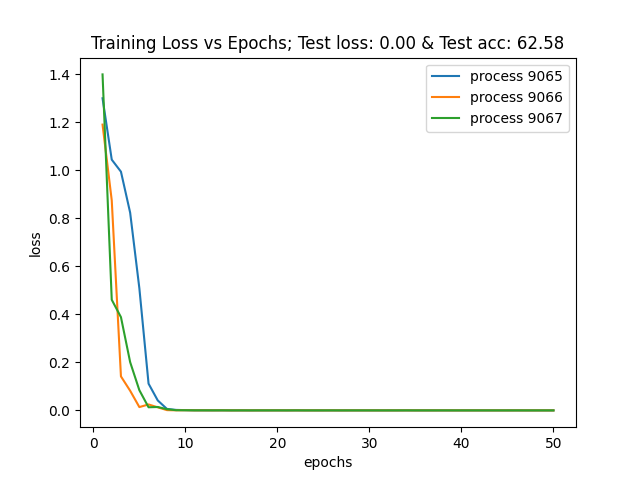

Here is the Python script that generated this plot:
# parses training.log
import matplotlib.pyplot as plt

f = open('training.log', 'r')
data = f.read()
f.close()

info = {}
at = 0
while True:
    at = data.find('Process id:', at + 1)
    if at == -1:
        break
    pid = int(data[at + 12: data.find(',', at + 1)])
    at = data.find('Epoch:', at + 1)
    epoch = int(data[at + 7: data.find(' ', at + 8)])
    at = data.find('Loss:', at + 1)
    loss = float(data[at + 6: at + 6 + 8])
    # print(pid, epoch, loss)
    if pid not in info:
        info[pid] = []
    if epoch + 1 > len(info[pid]):
        info[pid].append(loss)
    else:
        info[pid][epoch] = loss

# test metrics
at = data.find('Test set:')
at = data.find('Average Loss', at + 1)
test_loss = data[at + 13: data.find(',', at + 1)]
at = data.find('Accuracy:', at + 1)
test_acc = data[at + 10: data.find('%', at + 1)]

for pid in info:
    plt.plot(range(1, len(info[pid]) + 1), info[pid], label=f'process {pid}')
plt.xlabel('epochs')
plt.ylabel('loss')
plt.legend()
plt.title(f'Training Loss vs Epochs; Test loss: {test_loss} & Test acc: {test_acc}')
plt.show()
